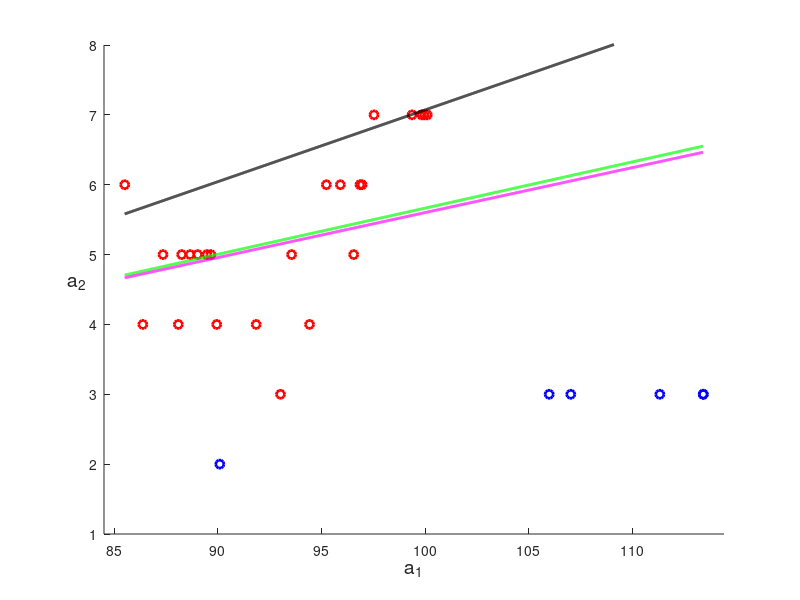

MATLAB code to generate this figure:
function soft_SVM_demo()
% perceptron_demo_wrapper - runs the perceptron model on a separable two 
% class dataset consisting of two dimensional data features. 
% The perceptron is run 3 times with 3 initial points to show the 
% recovery of different separating boundaries.  All points and recovered
% as well as boundaries are then visualized.

%%% load data %%%
[D,b] = load_data();

%%% run perceptron for 3 initial points %%%

% Calculate fixed steplength - via Lipschitz constant (see Chap 9 for 
% explanation) - for use in all three runs
lam = 10^2;        % regularization parameter 
L = 2*norm(diag(b)*D')^2;
alpha = 1/(L + 2*lam);        % step length
x0 = [1;2;3];    % initial point
x = grad_descent_soft_SVM(D,b,x0,alpha,lam);

% Run perceptron second time
lam = 10;
alpha = 1/(L + 2*lam);        % step length
y = grad_descent_soft_SVM(D,b,x0,alpha,lam);

% Run perceptron third time
lam = 10^-2;
alpha = 1/(L + 2*lam);        % step length
z = grad_descent_soft_SVM(D,b,x0,alpha,lam);

%%% plot everything, pts and lines %%%
plot_all(D',b,x,y,z);


%%% gradient descent function for perceptron %%%
function x = grad_descent_soft_SVM(D,b,x0,alpha,lam)
    % Initializations 
    x = x0;
    H = diag(b)*D';
    l = ones(size(D,2),1);
    iter = 1;
    max_its = 3000;
    grad = 1;

    while  norm(grad) > 10^-6 && iter < max_its
        
        % form gradient and take step
        grad = 2*lam*[0;x(2:end)] - 2*H'*max(l - H*x,0);
        x = x - alpha*grad;

        % update iteration count
        iter = iter + 1;
    end
end

%%% plots everything %%%
function plot_all(A,b,x,y,z)
    
    % plot points 
    ind = find(b == 1);
    scatter(A(ind,2),A(ind,3),'Linewidth',2,'Markeredgecolor','b','markerFacecolor','none');
    hold on
    ind = find(b == -1);
    scatter(A(ind,2),A(ind,3),'Linewidth',2,'Markeredgecolor','r','markerFacecolor','none');
    hold on

    % plot separators
    s =[min(A(:,2)):.01:max(A(:,2))];
    plot (s,(-x(1)-x(2)*s)/x(3),'k','linewidth',2);
    hold on

    plot (s,(-y(1)-y(2)*s)/y(3),'g','linewidth',2);
    hold on

    plot (s,(-z(1)-z(2)*s)/z(3),'m','linewidth',2);
    hold on

    set(gcf,'color','w');
    axis([ (min(A(:,2)) - 1) (max(A(:,2)) + 1) (min(A(:,3)) - 1) (max(A(:,3)) + 1)])
    box off
    
    % graph info labels
    xlabel('a_1','Fontsize',14)
    ylabel('a_2  ','Fontsize',14)
    set(get(gca,'YLabel'),'Rotation',0)

end

%%% loads data %%%
function [A,b] = load_data()
    data = load('trainingdata2class.mat');
    data = data.data;
    A = data(:,1:3);
    A = A';
    b = data(:,4);
end

end
